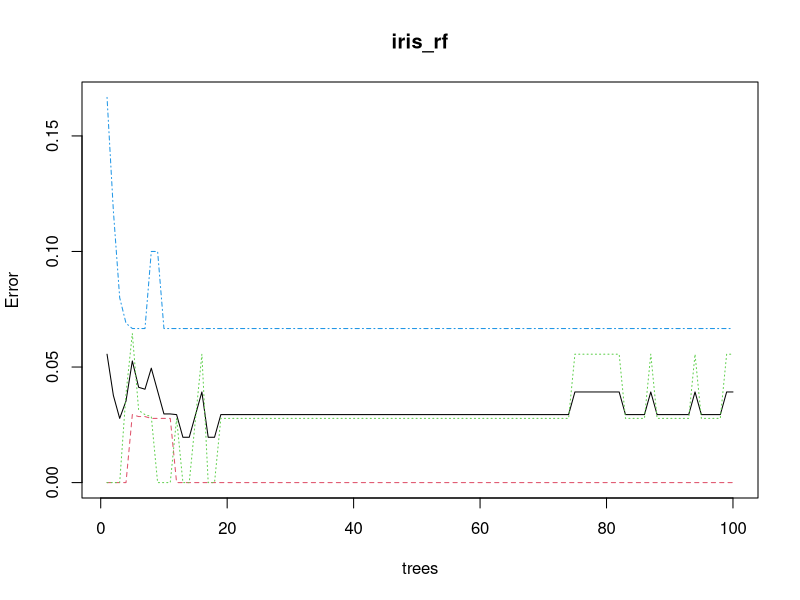
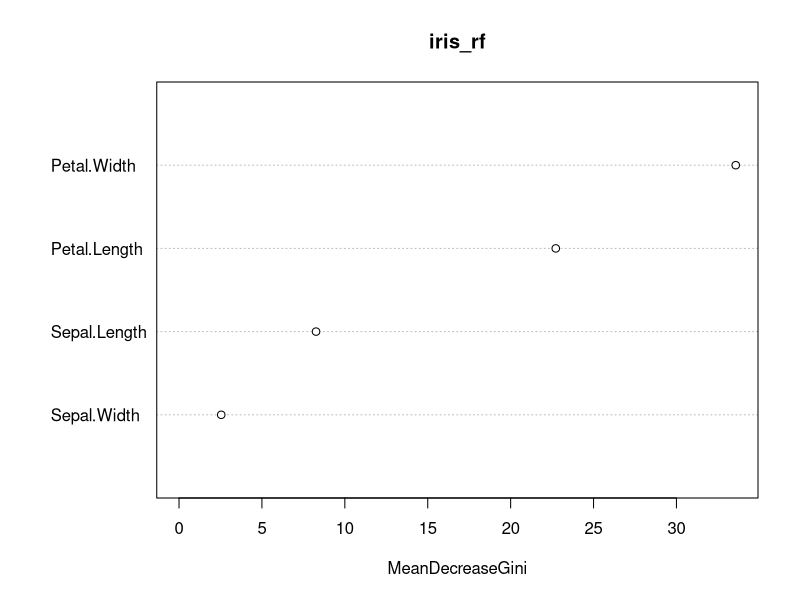
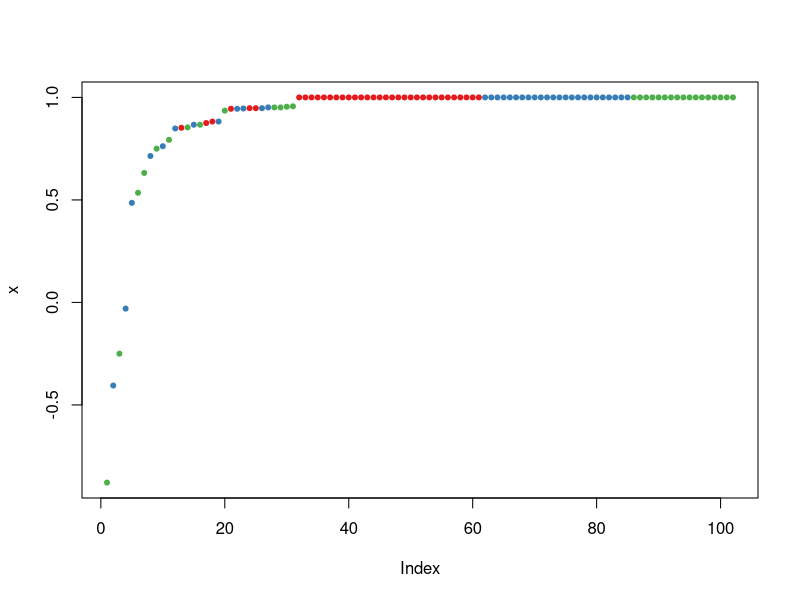
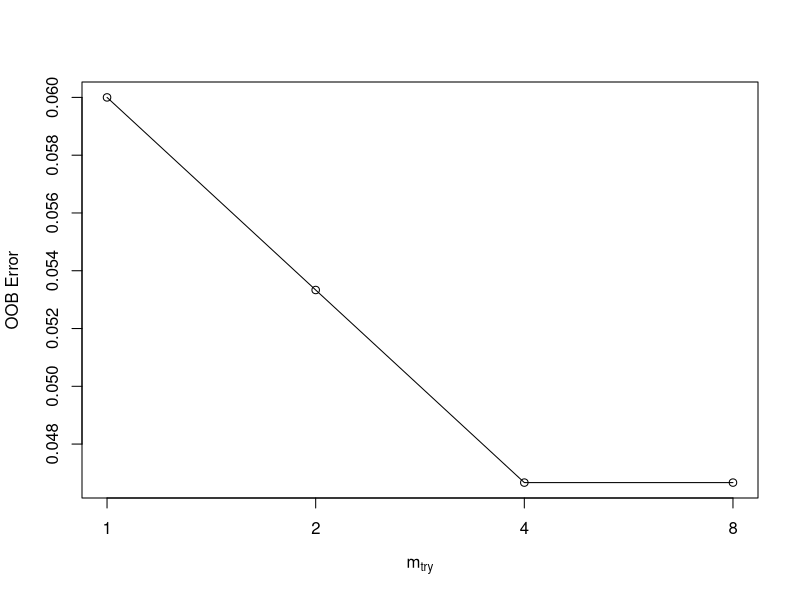

These charts were generated, in order, by the following R code:
## ---- chunk 1
ind <- sample(2,nrow(iris),replace=TRUE,prob=c(0.7,0.3))
trainData <- iris[ind==1,]
testData <- iris[ind==2,]
## ---- chunk 2
library(randomForest)
## ---- chunk 3
iris_rf <- randomForest(Species~.,data=trainData,ntree=100,proximity=TRUE)
table(predict(iris_rf),trainData$Species)
## ---- chunk 4
print(iris_rf)
plot(iris_rf)
importance(iris_rf)
varImpPlot(iris_rf)
## ---- chunk 5
irisPred<-predict(iris_rf,newdata=testData)
table(irisPred, testData$Species)
## ---- chunk 6
plot(margin(iris_rf,testData$Species))
## ---- chunk 7

tune.rf <- tuneRF(iris[,-5],iris[,5], stepFactor=0.5)
print(tune.rf)
